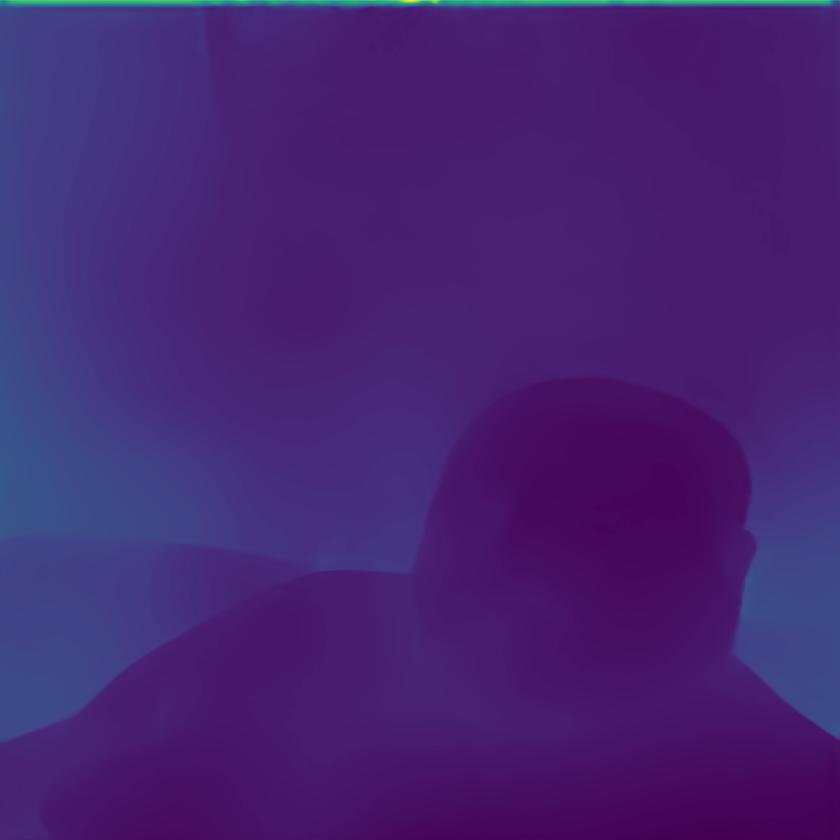
#> input picture ControlNet/validation/val_VAID_1.png, 840 x 840 px, shrunk from 1024 x 1024 before the run, found by its file name
$ python to_gray.py
#> lines starting #> are read from the running program, lines starting #| are printed output that depends on the picture
from PIL import Image
import os

def convert_to_grayscale(image_path, output_path=None):
    # Load the image
#> called with image_path = 'validation/val_VAID_1.png'
    image = Image.open(image_path)
#> image is the input picture: PIL image 840x840 RGBA; mean R, G, B, A 70, 35.8, 114.1, 255
    print(f"Original mode: {image.mode}")
#| Original mode: RGBA

    # Check if the image is RGB
    if image.mode == "RGB":
        print("Converting RGB to grayscale...")
        image = image.convert("L")
    elif image.mode == "L":
        print("Image is already grayscale.")
    else:
        print(f"Warning: unexpected image mode '{image.mode}', attempting to convert...")
#> (printed output is left out)
        image = image.convert("L")
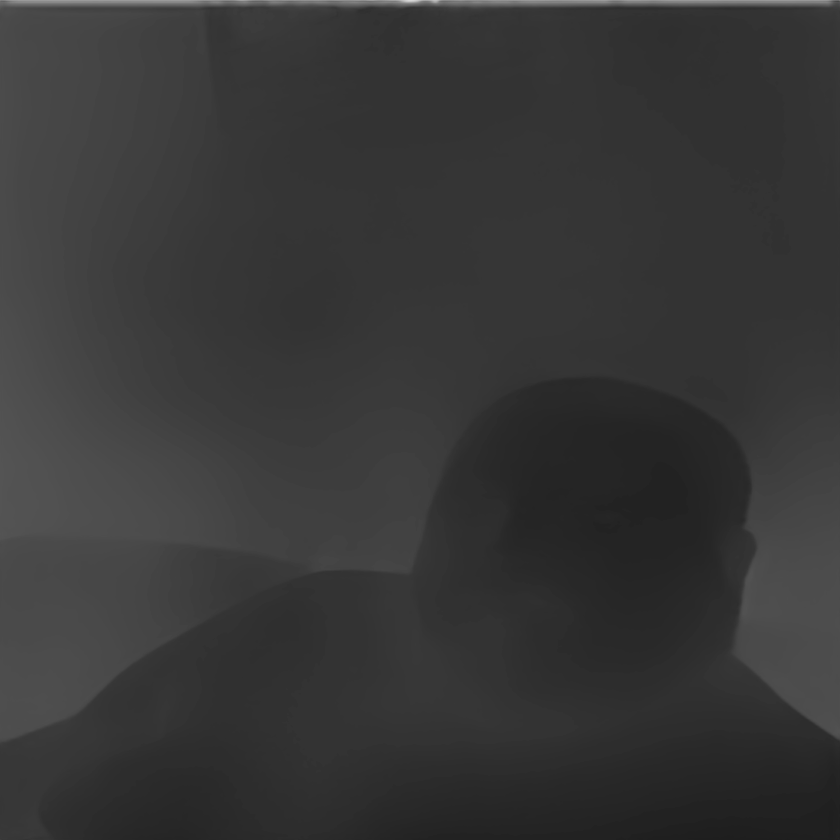
#> image: PIL image 840x840 L; min 30, max 215, mean 54.9

    # Set output path if not provided
    if output_path is None:
        base, ext = os.path.splitext(image_path)
        output_path = base + "_grayscale" + ext

    # Save the grayscale image
    image.save(output_path)
    print(f"Grayscale image saved to {output_path}")

# Example usage
convert_to_grayscale("validation/val_VAID_1.png")

$ run again, with ControlNet/validation/val_VAID_2.png copied over ControlNet/validation/val_VAID_1.png
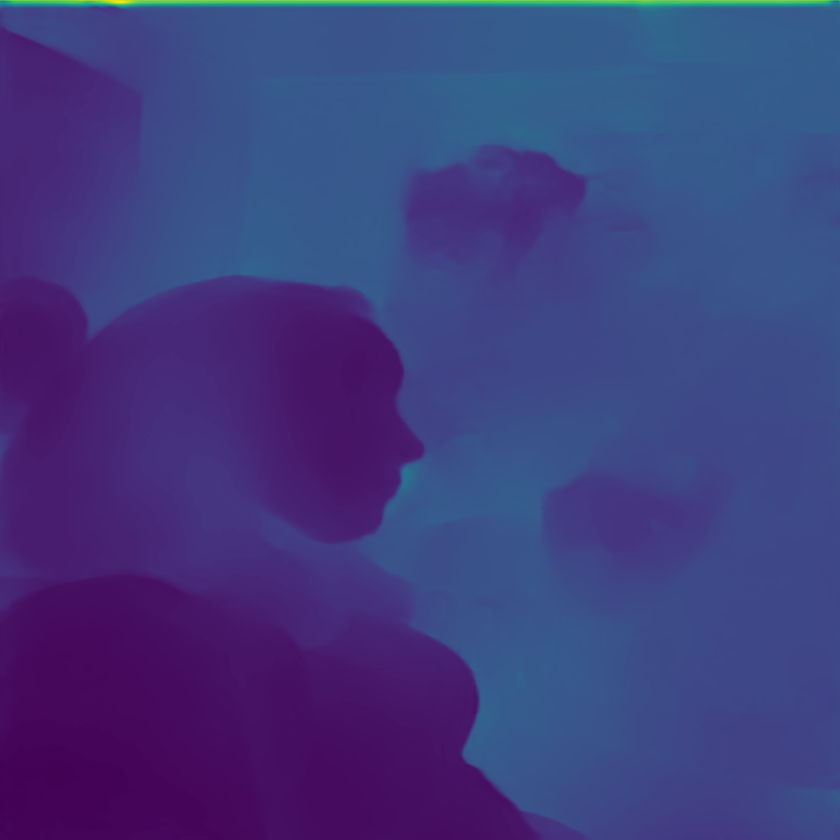
#> input picture ControlNet/validation/val_VAID_2.png, 840 x 840 px, shrunk from 1024 x 1024 before the run, found by its file name
#> in convert_to_grayscale, image is the input picture: PIL image 840x840 RGBA; mean R, G, B, A 63.5, 60.2, 126.3, 255
#| Original mode: RGBA
#> (printed output is left out)
#> in convert_to_grayscale, `image = image.convert("L")`:
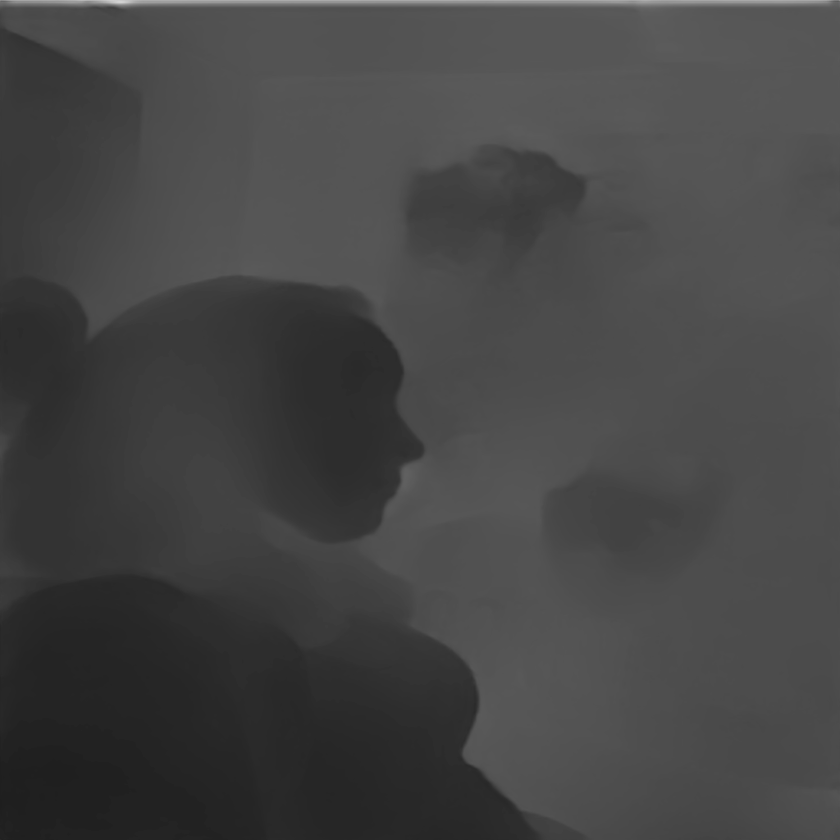
#> image: PIL image 840x840 L; min 30, max 211, mean 68.7
